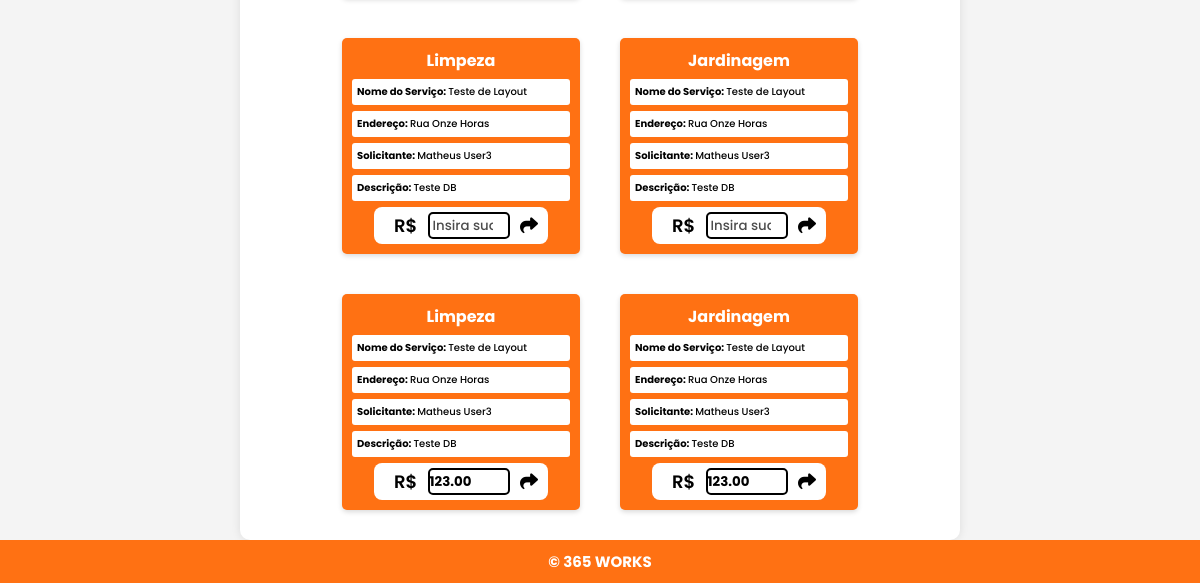
/visualizar_servico_profissional/ (lower part), run on an earlier commit of the app's database.
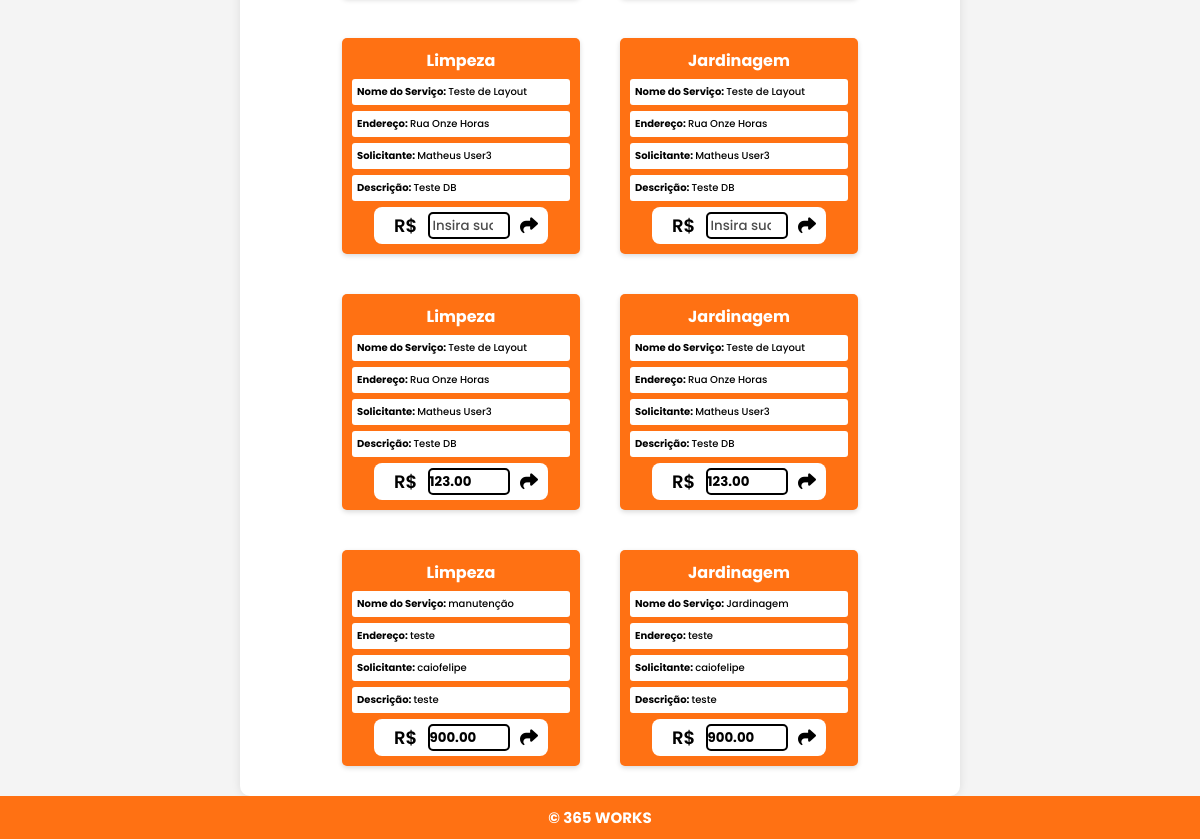
And on a later commit of the database.
### works365/models.py (models this page shows, shortened)
class Categoria(models.Model):
    nome = models.CharField(max_length=100)

class Servico(models.Model):
    nome_servico = models.CharField(max_length=255)
    endereco = models.CharField(max_length=255)
    descricao = models.TextField()
    categorias = models.ManyToManyField(Categoria)
    solicitante = models.CharField(max_length=255)
    oferta = models.DecimalField(max_digits=10, decimal_places=2, null=True, blank=True)
    usuario = models.ForeignKey(UserProfile, on_delete=models.CASCADE, related_name='servicos')

### works365/views.py (the view)
# urls.py: path('visualizar_servico_profissional/', views.view_profissional_service, name='view_profissional_service'),
def view_profissional_service(request):
    servicos = Servico.objects.all()
    return render(request, 'pages/visualizar_servico_profissional.html', {'servicos': servicos })

### works365/context_processors.py (called while the page is built, shortened)
def your_context_processor(request):
    user_profile = None
    profissional_profile = None
    return {
        'user_profile': user_profile,
        'profissional_profile': profissional_profile,
    }

### works365/templates/pages/visualizar_servico_profissional.html (shortened to what this page needs)
{% load static %}
<!DOCTYPE html>
<html lang="en">
<head>
    <link rel="stylesheet" type="text/css" href="{% static 'css/visualizar_servicos_profissional.css' %}">
    <link rel="stylesheet" href="https://cdnjs.cloudflare.com/ajax/libs/font-awesome/6.5.2/css/all.min.css">
</head>
<body>
    {% include 'pages/navbar.html' %}
    <div class="main-container">
        {% for servico in servicos %}
        <div class="card">
            {% for categoria in servico.categorias.all %}
            <h3>{{ categoria.nome }}</h3>
            {% endfor %}
            <div class="card-box">Nome do Serviço: <span>{{ servico.nome_servico }}</span></div>
            <div class="card-box">Endereço: <span>{{ servico.endereco }}</span></div>
            <div class="card-box">Solicitante: <span>{{ servico.solicitante }}</span></div>
            <div class="card-box">Descrição: <span>{{ servico.descricao }}</span></div>
            <div class="card-box offer">
                <form action="{% url 'processar_oferta' servico.id %}" method="post">
                    <span>R$</span><input type="number" value="{{servico.oferta}}" name="oferta" placeholder="Insira sua Oferta">
                    <button type="submit"><i class="fa-solid fa-share"></i></button>
                </form>
            </div>
        </div>
        {% endfor %}
    </div>
    <footer>
        <p>&copy; 365 WORKS</p>
    </footer>
</body>
</html>

What changed in the data, as far as the page shows it:
added Servico: nome_servico "manutenção", endereco "teste", solicitante "caiofelipe", descricao "teste", oferta "900.00", Categoria (nome "Limpeza")
added Servico: nome_servico "Jardinagem", endereco "teste", solicitante "caiofelipe", descricao "teste", oferta "900.00", Categoria (nome "Jardinagem")
